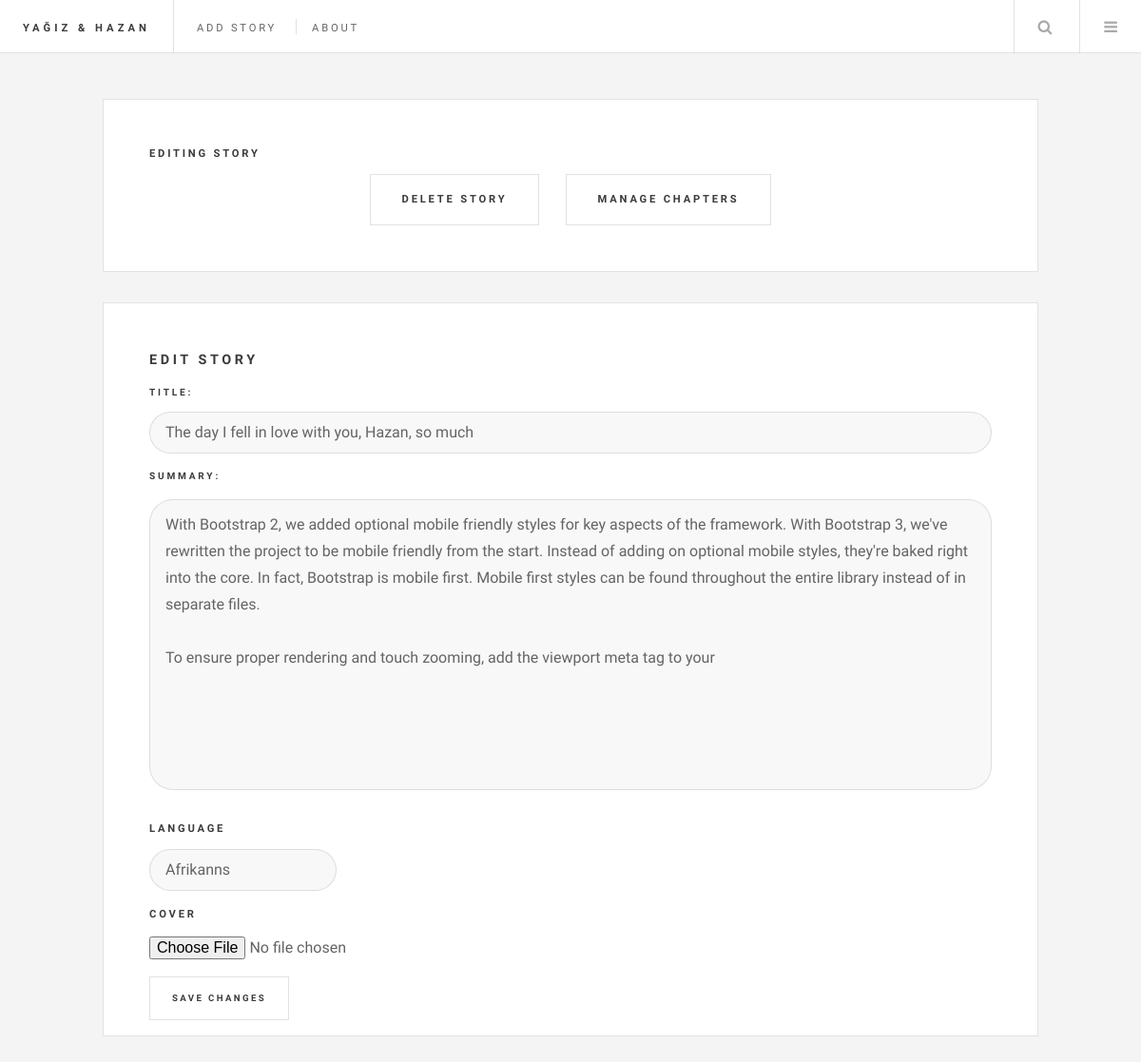
Before: /user/edit/story/1/ (signed in) with the older database file.
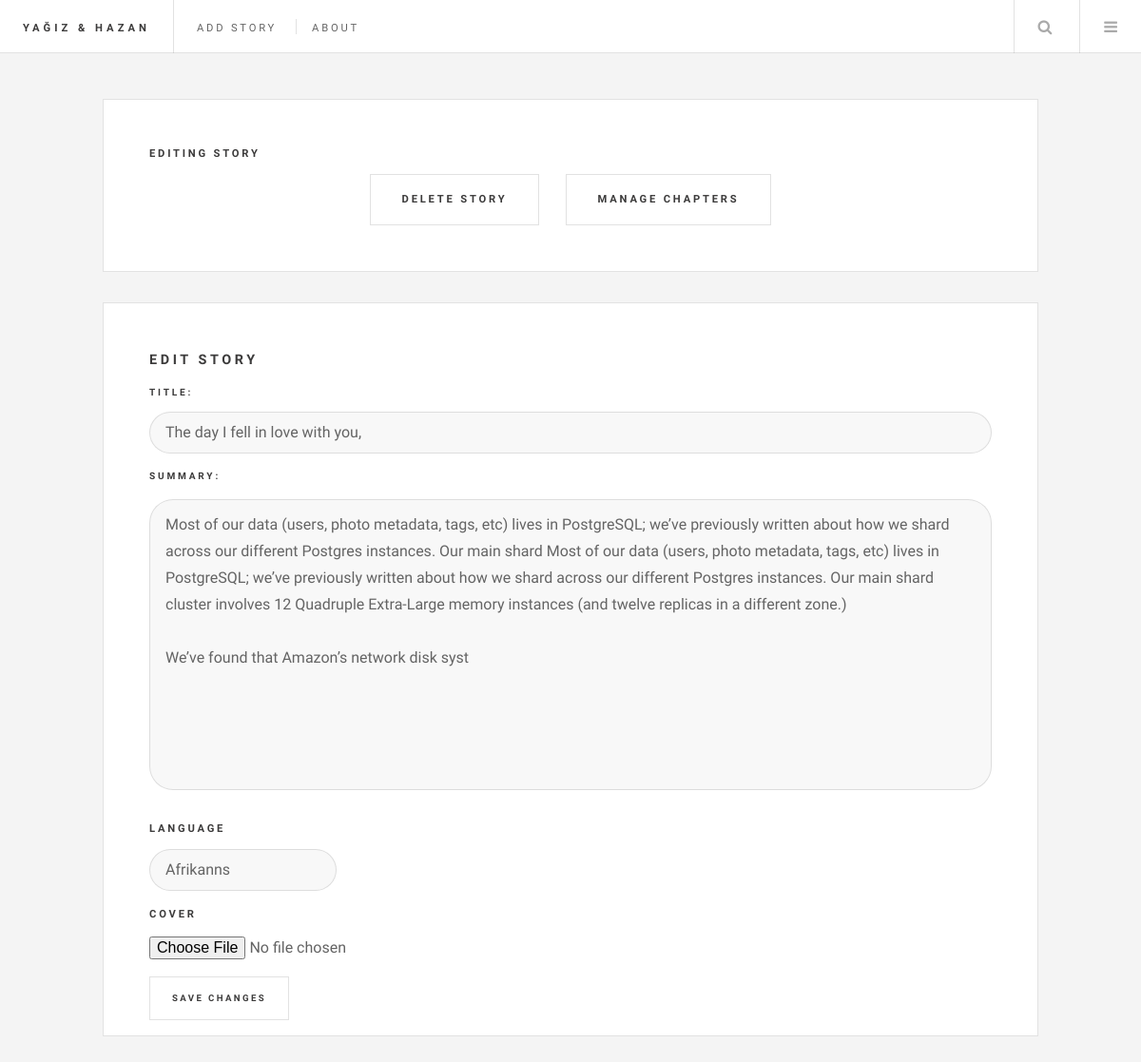
After: the same page with the newer database file.
### egamen/models.py (models this page shows, shortened)
class Story(models.Model):
    Lang =(
        ("AF", "Afrikanns"),
        ("SQ", "Albanian"),
        ("AR", "Arabic"),
        ("HY", "Armenian"),
        ("EU", "Basque"),
        ("BN", "Bengali"),
        ("BG", "Bulgarian"),
        ("CA", "Catalan"),
        ("KM", "Cambodian"),
        ("ZH", "Chinese(Mandarin)"),
        ("HR", "Croation"),
        ("CS", "Czech"),
        ("DA", "Danish"),
        ("NL", "Dutch"),
        ("EN", "English"),
        ("ET", "Estonian"),
        ("FJ", "Fiji"),
        ("FI", "Finnish"),
        ("FR", "French"),
        ("KA", "Georgian"),
        ("DE", "German"),
        ("EL", "Greek"),
        ("GU", "Gujarati"),
        ("HE", "Hebrew"),
        ("HI", "Hindi"),
        ("HU", "Hungarian"),
        ("IS", "Icelandic"),
        ("ID", "Indonesian"),
        ("GA", "Irish"),
        ("IT", "Italian"),
        ("JA", "Japanese"),
        ("JW", "Javanese"),
        ("KO", "Korean"),
        ("LA", "Latin"),
        ("LV", "Latvian"),
        ("LT", "Lithuanian"),
        ("MK", "Macedonian"),
        ("MS", "Malay"),
        ("ML", "Malayalam"),
        ("MT", "Maltese"),
        ("MI", "Maori"),
        ("MR", "Marathi"),
        ("MN", "Mongolian"),
        ("NE", "Nepali"),
        ("NO", "Norwegian"),
        ("FA", "Persian"),
        ("PL", "Polish"),
        ("PT", "Portuguese"),
        ("PA", "Punjabi"),
        ("QU", "Quechua"),
        ("RO", "Romanian"),
        ("RU", "Russian"),
        ("SM", "Samoan"),
        ("SR", "Serbian"),
        ("SK", "Slovak"),
        ("SL", "Slovenian"),
        ("ES", "Spanish"),
        ("SW", "Swahili"),
        ("SV", "Swedish"),
        ("TA", "Tamil"),
        ("TT", "Tatar"),
        ("TE", "Telugu"),
        ("TH", "Thai"),
        ("BO", "Tibetan"),
        ("TO", "Tonga"),
        ("TR", "Turkish"),
        ("UK", "Ukranian"),
        ("UR", "Urdu"),
        ("UZ", "Uzbek"),
        ("VI", "Vietnamese"),
        ("CY", "Welsh"),
        ("XH", "Xhosa"),
    )
    title = models.CharField(max_length=100, null=False)
    author = models.ForeignKey(User, on_delete=models.CASCADE)
    summary = models.TextField(max_length=500, null= False)
    pub_date = models.DateField(auto_now_add=True, blank=False, null=False)
    update_time = models.DateField(null=True)
    has_chapter = models.BooleanField(default=False, editable=False)
    language = models.CharField(choices=Lang, default=Lang[2], max_length=3)
    story_cover = models.FileField()

### egamen/views.py (the view, shortened to what this page needs)
# urls.py: url(r'^user/edit/story/(?P<pk>[0-9]+)/$', views.EditStory.as_view(), name="edit_story"),
@method_decorator(login_required(login_url='egamen:login'), name='dispatch')
class EditStory(UpdateView):
    model = Story
    fields = ('title', 'summary', 'language', 'story_cover',)
    template_name = 'edit_story.html'
    success_url = reverse_lazy('egamen:profile')
    def user_passes_test(self, request):
        if request.user.is_authenticated:
            self.object = self.get_object()
            return self.object.author == request.user
        return False
    def dispatch(self, request, *args, **kwargs):
        if not self.user_passes_test(request):
            return redirect('stories:login_user')
        return super(EditStory, self).dispatch(
            request, *args, **kwargs)

### templates/edit_story.html (shortened to what this page needs)
{% extends 'base.html'%}
{% block content %}
<div id="main">
    <article class="post">
        <h6 class="2u$ 12u$(medium)">Editing Story</h6>
        <ul class="actions pagination">
            <li><a href="{%url 'egamen:delete_story' story.id%}" class="button big">Delete Story</a></li>
            <li><a href="{%url 'egamen:edit_chapter' story.id%}" class="button big">Manage Chapters</a></li>
        </ul>
    </article>
    <form method="post" enctype="multipart/form-data">
        <article class="post">
            <section>
                <h3>Edit Story</h3>
                <div class="row uniform">
                    {% for field in form %}
                    <div class="12u$ 12u$(medium)">
                        {% if field.name == "language"%}
                        <div class="4u$ 12u$(medium)">
                            <h6 class="1u$ 12u$(medium)">Language</h6>
                           <div class="8u$ 12u$(medium)">{{field}}</div>
                        </div>
                         {% elif field.name == "story_cover"%}
                        <div class="4u$ 12u$(medium)">
                        <h6 class="1u$ 12u$(medium)">Cover</h6>
                            <div class="8u$ 12u$(medium)">
                        <input type="file" name="story_cover" id="id_story_cover">
                            </div>
                        {% else %}
                        <h6 class="1u$ 12u$(medium)">{{field.label_tag}}</h6>
                        <div class="12u$ 12u$(medium)">{{field}}
                            </div>
                        {% endif%}
                    </div>
                    {% endfor %}
                </div>
                <div class="12u$ 12u$">
                    <ul class="actions">
                        <li><input type="submit" value="Save Changes"/></li>
                    </ul>
                </div>
                </div>
            </section>
        </article>
    </form>
</div>
{% endblock%}

Changed rows visible on the page:
changed Story "Afrikanns": title "The day I fell in love with you, Hazan, so much" → "The day I fell in love with you,"; summary "With Bootstrap 2, we added optional mobile friendly styles for key aspects of the framework. With Bootstrap 3, we've rewritten the project to be mobile friendly from the start. Instead of adding on optional mobile styles, they're baked right into the core. In fact, Bootstrap is mobile first. Mobile first styles can be found throughout the entire library instead of in separate files. To ensure proper rendering and touch zooming, add the viewport meta tag to your" → "Most of our data (users, photo metadata, tags, etc) lives in PostgreSQL; we’ve previously written about how we shard across our different Postgres instances. Our main shard Most of our data (users, photo metadata, tags, etc) lives in PostgreSQL; we’ve previously written about how we shard across our different Postgres instances. Our main shard cluster involves 12 Quadruple Extra-Large memory instances (and twelve replicas in a different zone.) We’ve found that Amazon’s network disk syst"
